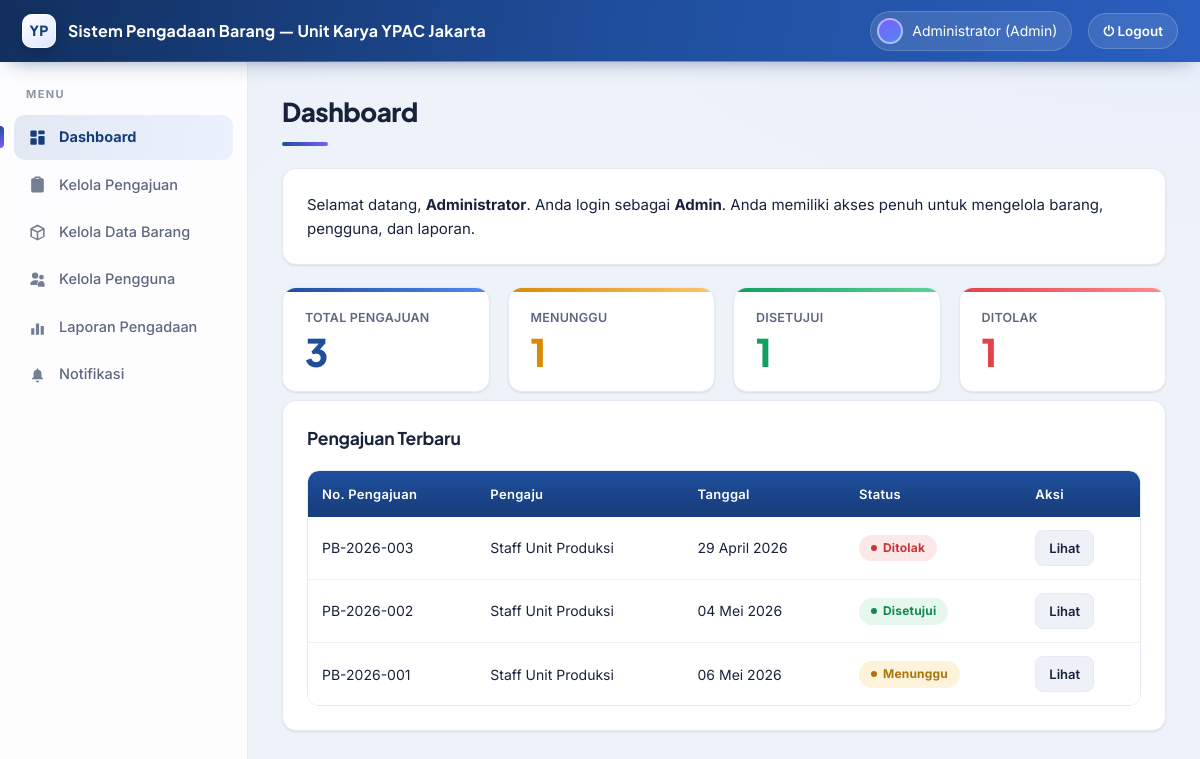
/dashboard.php (signed in), run on the app's committed database.
### tables this page shows
CREATE TABLE pengajuan_barang (
  id                INT(11)   NOT NULL AUTO_INCREMENT,
  user_id           INT(11)   NOT NULL,
  tanggal_pengajuan DATE      NOT NULL,
  keterangan        TEXT      DEFAULT NULL,
  status            ENUM('menunggu','disetujui','ditolak') NOT NULL DEFAULT 'menunggu',
  created_at        TIMESTAMP NOT NULL DEFAULT CURRENT_TIMESTAMP,
  updated_at        TIMESTAMP NOT NULL DEFAULT CURRENT_TIMESTAMP ON UPDATE CURRENT_TIMESTAMP,
  PRIMARY KEY (id),
  KEY user_id (user_id),
  CONSTRAINT fk_pengajuan_user FOREIGN KEY (user_id) REFERENCES users (id) ON DELETE CASCADE
);

CREATE TABLE users (
  id          INT(11)      NOT NULL AUTO_INCREMENT,
  nama        VARCHAR(100) NOT NULL,
  email       VARCHAR(100) NOT NULL,
  password    VARCHAR(255) NOT NULL,
  role        ENUM('staff','approver','admin') NOT NULL DEFAULT 'staff',
  created_at  TIMESTAMP    NOT NULL DEFAULT CURRENT_TIMESTAMP,
  PRIMARY KEY (id),
  UNIQUE KEY email (email)
);

### dashboard.php (the view, shortened to what this page needs)
<?php
require_once 'config/fungsi.php';
$role    = $_SESSION['role'];
$user_id = $_SESSION['user_id'];
if ($role === 'staff') {
    $where = "WHERE user_id = " . (int)$user_id;
} else {
    $where = "";
}
$total     = mysqli_fetch_assoc(mysqli_query($conn, "SELECT COUNT(*) AS j FROM pengajuan_barang $where"))['j'];
$menunggu  = mysqli_fetch_assoc(mysqli_query($conn, "SELECT COUNT(*) AS j FROM pengajuan_barang $where " . ($where ? "AND" : "WHERE") . " status='menunggu'"))['j'];
$disetujui = mysqli_fetch_assoc(mysqli_query($conn, "SELECT COUNT(*) AS j FROM pengajuan_barang $where " . ($where ? "AND" : "WHERE") . " status='disetujui'"))['j'];
$ditolak   = mysqli_fetch_assoc(mysqli_query($conn, "SELECT COUNT(*) AS j FROM pengajuan_barang $where " . ($where ? "AND" : "WHERE") . " status='ditolak'"))['j'];
require 'templates/header.php';
?>
<h1 class="page-title">Dashboard</h1>
<div class="card-box">
  Selamat datang, <b><?= bersihkan($_SESSION['nama']) ?></b>.
  Anda login sebagai <b><?= ucfirst($role) ?></b>.
  <?php if ($role === 'staff'): ?>
    Silakan ajukan kebutuhan barang melalui menu <b>Ajukan Barang</b>.
  <?php elseif ($role === 'approver'): ?>
    Silakan tinjau pengajuan yang masuk melalui menu <b>Kelola Pengajuan</b>.
  <?php else: ?>
    Anda memiliki akses penuh untuk mengelola barang, pengguna, dan laporan.
  <?php endif; ?>
</div>
<div class="stat-row">
  <div class="stat-card">
    <div class="label">Total Pengajuan</div>
    <div class="value"><?= $total ?></div>
  </div>
  <div class="stat-card amber">
    <div class="label">Menunggu</div>
    <div class="value"><?= $menunggu ?></div>
  </div>
  <div class="stat-card green">
    <div class="label">Disetujui</div>
    <div class="value"><?= $disetujui ?></div>
  </div>
  <div class="stat-card red">
    <div class="label">Ditolak</div>
    <div class="value"><?= $ditolak ?></div>
  </div>
</div>
<?php
if ($role === 'staff') {
    $sql = "SELECT pb.*, u.nama FROM pengajuan_barang pb
            JOIN users u ON u.id = pb.user_id
            WHERE pb.user_id = " . (int)$user_id . "
            ORDER BY pb.id DESC LIMIT 5";
} else {
    $sql = "SELECT pb.*, u.nama FROM pengajuan_barang pb
            JOIN users u ON u.id = pb.user_id
            ORDER BY pb.id DESC LIMIT 5";
}
$pengajuan = mysqli_query($conn, $sql);
?>
<div class="card-box">
  <h3 style="margin-top:0">Pengajuan Terbaru</h3>
  <table class="tabel">
    <tr>
      <th>No. Pengajuan</th>
      <th>Pengaju</th>
      <th>Tanggal</th>
      <th>Status</th>
      <th>Aksi</th>
    </tr>
    <?php if (mysqli_num_rows($pengajuan) === 0): ?>
      <tr><td colspan="5" style="text-align:center;color:#9aa3b2">Belum ada data pengajuan.</td></tr>
    <?php else: ?>
      <?php while ($p = mysqli_fetch_assoc($pengajuan)): ?>
        <tr>
          <td><?= nomor_pengajuan($p['id'], $p['tanggal_pengajuan']) ?></td>
          <td><?= bersihkan($p['nama']) ?></td>
          <td><?= tanggal_indonesia($p['tanggal_pengajuan']) ?></td>
          <td><?= badge_status($p['status']) ?></td>
          <td><a class="btn btn-gray btn-sm" href="detail_pengajuan.php?id=<?= $p['id'] ?>">Lihat</a></td>
        </tr>
      <?php endwhile; ?>
    <?php endif; ?>
  </table>
</div>
<?php require 'templates/footer.php'; ?>

### config/fungsi.php (shortened to what this page needs)
<?php
function tanggal_indonesia($tanggal)
{
    $bulan = [1=>'Januari','Februari','Maret','April','Mei','Juni',
              'Juli','Agustus','September','Oktober','November','Desember'];
    $ts = strtotime($tanggal);
    return date('d', $ts) . ' ' . $bulan[(int)date('n', $ts)] . ' ' . date('Y', $ts);
}
function nomor_pengajuan($id, $tanggal)
{
    $tahun = date('Y', strtotime($tanggal));
    return 'PB-' . $tahun . '-' . str_pad($id, 3, '0', STR_PAD_LEFT);
}
function badge_status($status)
{
    switch ($status) {
        case 'disetujui':
            return '<span class="badge bg-success">Disetujui</span>';
        case 'ditolak':
            return '<span class="badge bg-danger">Ditolak</span>';
        default:
            return '<span class="badge bg-warning text-dark">Menunggu</span>';
    }
}
function bersihkan($teks)
{
    return htmlspecialchars(trim($teks), ENT_QUOTES, 'UTF-8');
}

### data on the page
pengajuan_barang: nomor_pengajuan($p['id'], $p['tanggal_pengajuan']) "PB-2026-003", user.nama "Staff Unit Produksi", tanggal_pengajuan "29 April 2026", status "Ditolak"
pengajuan_barang: nomor_pengajuan($p['id'], $p['tanggal_pengajuan']) "PB-2026-002", user.nama "Staff Unit Produksi", tanggal_pengajuan "04 Mei 2026", status "Disetujui"
pengajuan_barang: nomor_pengajuan($p['id'], $p['tanggal_pengajuan']) "PB-2026-001", user.nama "Staff Unit Produksi", tanggal_pengajuan "06 Mei 2026", status "Menunggu"

### other printed values
bersihkan($nama) "Administrator"
$role "Admin"
bersihkan($_SESSION['nama']) "Administrator"
$total "3"
$menunggu "1"
$disetujui "1"
$ditolak "1"
